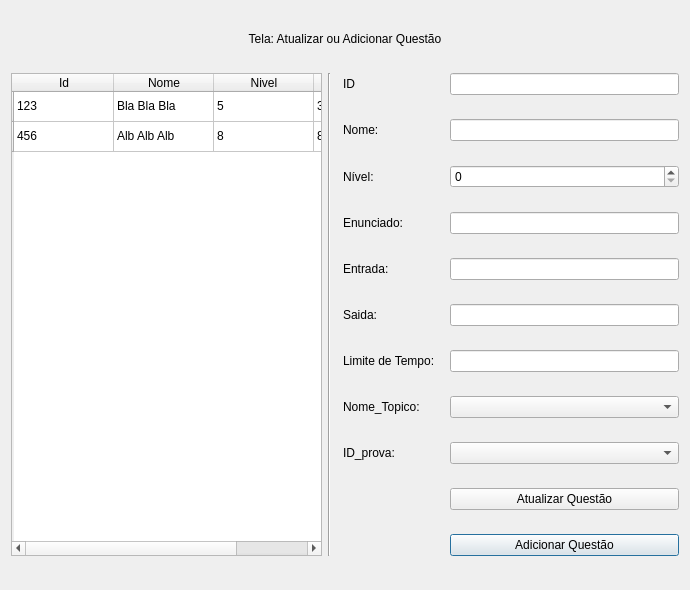
<?xml version="1.0" encoding="UTF-8"?>
<ui version="4.0">
 <class>EditarQuestoes</class>
 <widget class="QDialog" name="EditarQuestoes">
  <property name="geometry">
   <rect>
    <x>0</x>
    <y>0</y>
    <width>690</width>
    <height>590</height>
   </rect>
  </property>
  <property name="windowTitle">
   <string>Dialog</string>
  </property>
  <layout class="QGridLayout" name="gridLayout">
   <item row="3" column="6">
    <widget class="QSpinBox" name="spinBox">
     <property name="maximum">
      <number>10</number>
     </property>
    </widget>
   </item>
   <item row="7" column="3" colspan="2">
    <widget class="QLabel" name="label_8">
     <property name="text">
      <string>Limite de Tempo: </string>
     </property>
    </widget>
   </item>
   <item row="1" column="0" rowspan="11">
    <widget class="QTableWidget" name="tableWidget">
     <property name="minimumSize">
      <size>
       <width>311</width>
       <height>0</height>
      </size>
     </property>
     <row>
      <property name="text">
       <string/>
      </property>
     </row>
     <row>
      <property name="text">
       <string/>
      </property>
     </row>
     <column>
      <property name="text">
       <string>Id</string>
      </property>
     </column>
     <column>
      <property name="text">
       <string>Nome</string>
      </property>
     </column>
     <column>
      <property name="text">
       <string>Nivel</string>
      </property>
     </column>
     <column>
      <property name="text">
       <string>ID_prova</string>
      </property>
     </column>
     <item row="0" column="0">
      <property name="text">
       <string>123</string>
      </property>
     </item>
     <item row="0" column="1">
      <property name="text">
       <string>Bla Bla Bla</string>
      </property>
     </item>
     <item row="0" column="2">
      <property name="text">
       <string>5</string>
      </property>
     </item>
     <item row="0" column="3">
      <property name="text">
       <string>34</string>
      </property>
     </item>
     <item row="1" column="0">
      <property name="text">
       <string>456</string>
      </property>
     </item>
     <item row="1" column="1">
      <property name="text">
       <string>Alb Alb Alb</string>
      </property>
     </item>
     <item row="1" column="2">
      <property name="text">
       <string>8</string>
      </property>
     </item>
     <item row="1" column="3">
      <property name="text">
       <string>89</string>
      </property>
     </item>
    </widget>
   </item>
   <item row="6" column="6">
    <widget class="QLineEdit" name="lineEdit_5"/>
   </item>
   <item row="4" column="6">
    <widget class="QLineEdit" name="lineEdit_3"/>
   </item>
   <item row="1" column="1" rowspan="11">
    <widget class="Line" name="line">
     <property name="orientation">
      <enum>Qt::Vertical</enum>
     </property>
    </widget>
   </item>
   <item row="11" column="6">
    <widget class="QPushButton" name="pushButton">
     <property name="text">
      <string>Adicionar Questão</string>
     </property>
    </widget>
   </item>
   <item row="9" column="3" colspan="2">
    <widget class="QLabel" name="label_10">
     <property name="text">
      <string>ID_prova:</string>
     </property>
    </widget>
   </item>
   <item row="8" column="3" colspan="3">
    <widget class="QLabel" name="label_9">
     <property name="text">
      <string>Nome_Topico:</string>
     </property>
    </widget>
   </item>
   <item row="2" column="6">
    <widget class="QLineEdit" name="lineEdit_2"/>
   </item>
   <item row="9" column="6">
    <widget class="QComboBox" name="comboBox_2"/>
   </item>
   <item row="5" column="6">
    <widget class="QLineEdit" name="lineEdit_4"/>
   </item>
   <item row="5" column="3" colspan="2">
    <widget class="QLabel" name="label_6">
     <property name="text">
      <string>Entrada:</string>
     </property>
    </widget>
   </item>
   <item row="4" column="3" colspan="2">
    <widget class="QLabel" name="label_5">
     <property name="text">
      <string>Enunciado:</string>
     </property>
    </widget>
   </item>
   <item row="3" column="3">
    <widget class="QLabel" name="label_3">
     <property name="text">
      <string>Nível:</string>
     </property>
    </widget>
   </item>
   <item row="8" column="6">
    <widget class="QComboBox" name="comboBox"/>
   </item>
   <item row="7" column="6">
    <widget class="QLineEdit" name="lineEdit_6"/>
   </item>
   <item row="0" column="0" colspan="7">
    <widget class="QLabel" name="label_4">
     <property name="maximumSize">
      <size>
       <width>16777215</width>
       <height>20</height>
      </size>
     </property>
     <property name="text">
      <string>Tela: Atualizar ou Adicionar Questão</string>
     </property>
     <property name="alignment">
      <set>Qt::AlignCenter</set>
     </property>
    </widget>
   </item>
   <item row="6" column="3" colspan="2">
    <widget class="QLabel" name="label_7">
     <property name="text">
      <string>Saida:</string>
     </property>
    </widget>
   </item>
   <item row="10" column="6">
    <widget class="QPushButton" name="pushButton_2">
     <property name="text">
      <string>Atualizar Questão</string>
     </property>
    </widget>
   </item>
   <item row="2" column="3">
    <widget class="QLabel" name="label_2">
     <property name="text">
      <string>Nome:</string>
     </property>
    </widget>
   </item>
   <item row="1" column="3">
    <widget class="QLabel" name="label">
     <property name="text">
      <string>ID</string>
     </property>
    </widget>
   </item>
   <item row="1" column="6">
    <widget class="QLineEdit" name="lineEdit"/>
   </item>
  </layout>
 </widget>
 <resources/>
 <connections/>
</ui>
